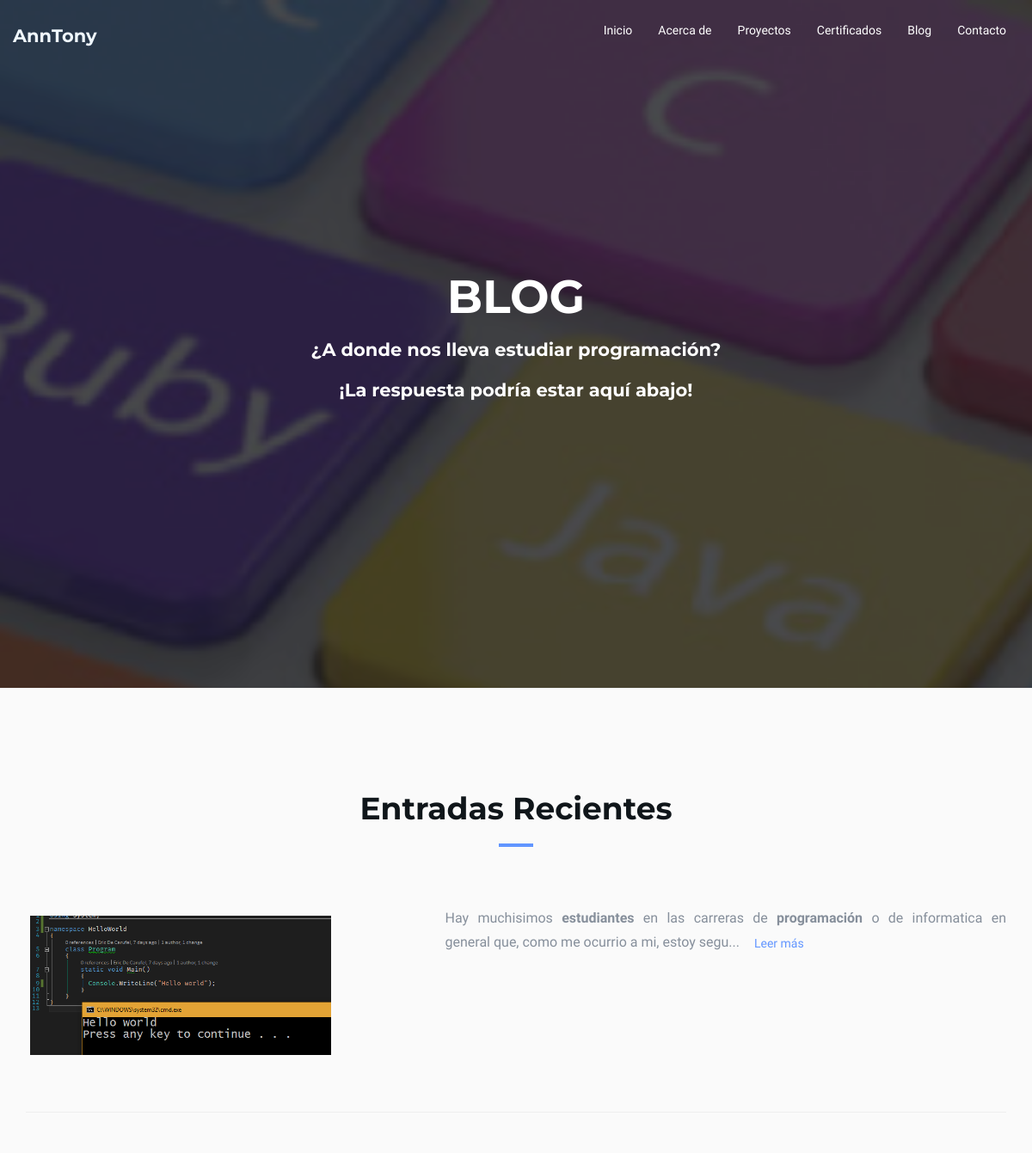
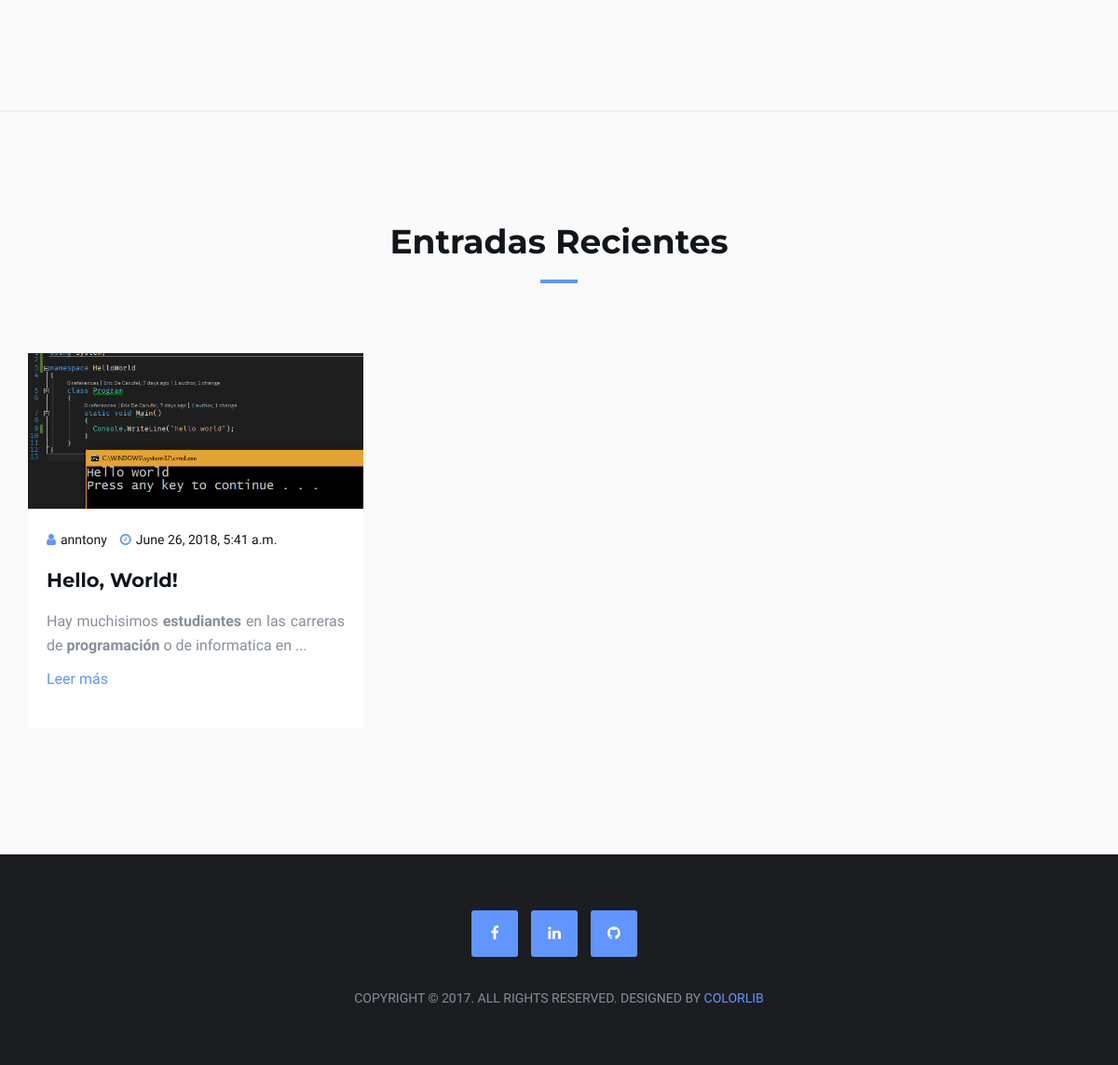
Screenshot of /blog/ with the database file from the repository (2 pictures, top to bottom).
### blog/models.py (models this page shows, shortened)
class Blog(models.Model):
    title = models.CharField(max_length=200, verbose_name='Titulo')
    subtitle = models.CharField(max_length=200, verbose_name='Subtítulo')
    content = RichTextField(verbose_name='Contenido')
    published = models.DateTimeField(verbose_name='Fecha de publicacion', default=now)
    image = models.ImageField(verbose_name='Imagen', upload_to='blog')
    author = models.ForeignKey(User, verbose_name='Autor', on_delete=models.SET_DEFAULT, default='Anonimo')
    categories = models.ManyToManyField(Category, verbose_name='Categorias', related_name='get_posts')
    created = models.DateTimeField(auto_now=True, verbose_name='Fecha de edicion')
    updated = models.DateTimeField(auto_now=True, verbose_name='Fecha de edicion')
    class Meta:
        verbose_name = 'Publicación'
        verbose_name_plural = "Publicaciones"
        ordering = ['-created']

### blog/views.py (the view)
# urls.py: path('', BlogListView.as_view(), name='blog-list'),
class BlogListView(ListView):
    model = Blog
    template_name = 'blog/blog-list.html'

### blog/context_processor.py (called while the page is built)
def posts(request):
    return {
        'posts': Blog.objects.order_by('-created')[:3]
    }

### blog/templates/blog/blog-list.html (shortened to what this page needs)
{% extends 'core/base.html' %}
{% block bg_image %}
{% load static %}
style="background-image: url('{% static 'core/img/blogl.jpg' %}');"
{% endblock %}
{% block page_title %}
Blog
{% endblock %}
{% block page_subtitle %}
¿A donde nos lleva estudiar programación?<br><br>
¡La respuesta podría estar aquí abajo!
{% endblock %}
{% block content %}
<div id="portfolio" class="section md-padding bg-grey">
		<div class="container">
				<div class="section-header text-center">
					<h2 class="title">Entradas recientes</h2>
				</div>
				{% for post in posts %}
			<div class="row">
				<div class="col-md-4 col-xs-6 work">
					<img class="img-responsive" src="{{post.image.url}}" alt="">
					<div class="work-content">
					</div>
				</div>
				<div class="col-sm-offset-1 col-md-7 text-justify">
					<p class="text-justify">
                        {{post.content|safe|slice:':200'}}...
                        <a class=" btn" href="{% url 'blog:blog' post.id post.title|slugify %}">Leer más</a>
					</p>
				</div>
			</div>
        {% endfor %}
        <br><hr><br>
		</div>
	</div>
{% endblock %}

### core/templates/core/base.html (shortened to what this page needs)
<!DOCTYPE html>
<html lang="en">
<head>
    {% load static %}
	<link type="text/css" rel="stylesheet" href="{% static 'core/css/bootstrap.min.css' %}" />
	<link type="text/css" rel="stylesheet" href="{% static 'core/css/owl.carousel.css' %}" />
	<link type="text/css" rel="stylesheet" href="{% static 'core/css/owl.theme.default.css' %}" />
	<link type="text/css" rel="stylesheet" href="{% static 'core/css/magnific-popup.css' %}" />
	<link rel="stylesheet" href="{% static 'core/css/font-awesome.min.css' %}">
	<link type="text/css" rel="stylesheet" href="{% static 'core/css/style.css' %}" />
</head>
<body>
	<header id="home">
		<div class="bg-img" {% block bg_image %}{% endblock %}">
			<div class="overlay"></div>
		</div>
		<nav id="nav" class="navbar nav-transparent">
			<div class="container">
				<div class="navbar-header">
					<div class="navbar-brand">
						<a href="index.html">
                            <a><br><h3 class="logo-alt" style="color: aliceblue">AnnTony</h3></a>
						</a>
					</div>
				</div>
				<ul class="main-nav nav navbar-nav navbar-right">
					<li><a href="{% url 'core:cover-page' %}">Inicio</a></li>
					<li><a href="{% url 'core:about-me' %}">Acerca de</a></li>
                    <li><a href="{% url 'projects:projects' %}">Proyectos</a></li>
					<li><a href="{% url 'courses:courses' %}">Certificados</a></li>
					<li ><a href="{% url 'blog:blog-list' %}">Blog</a></li>
					<li><a href="{% url 'core:contact' %}">Contacto</a></li>
				</ul>
			</div>
		</nav>
		<div class="home-wrapper">
			<div class="container">
				<div class="row">
					<div class="col-md-10 col-md-offset-1">
						<div class="home-content">
							<h1 class="white-text">{% block page_title %}{% endblock %}</h1>
                            <h3 class="white-text">{% block page_subtitle %}{% endblock %}</h3>
						</div>
					</div>
				</div>
			</div>
		</div>
	</header>
{% block content %}
{% endblock %}
	<div id="" class="section md-padding bg-grey">
		<div class="container">
			<div class="row">
				<div class="section-header text-center">
					<h2 class="title">Entradas recientes</h2>
				</div>
                {% for post in posts %}
				<div class="col-md-4">
					<div class="blog">
						<div class="blog-img">
							<img class="img-responsive" src="{{post.image.url}}" alt="">
						</div>
						<div class="blog-content">
							<ul class="blog-meta">
								<li><i class="fa fa-user"></i>{{post.author}}</li>
								<li><i class="fa fa-clock-o"></i>{{post.created}}</li>
							</ul>
							<h3>{{post.title}}</h3>
							<p class="text-center">{{post.content|safe|slice:':150'}}...</p>
                            <a href="{% url 'blog:blog' post.id post.title|slugify %}">Leer más</a>
						</div>
					</div>
				</div>
                {% empty %}
                No hay entradas nuevas :(
                {% endfor %}
			</div>
		</div>
	</div>
	<footer id="footer" class="sm-padding bg-dark">
		<div class="container">
			<div class="row">
				<div class="col-md-12">
					<ul class="footer-follow">
						<li><a href="https://www.facebook.com/antonio.facundoflores"><i class="fa fa-facebook"></i></a></li>
						<li><a href="https://www.linkedin.com/in/juan-antonio-facundo-flores-12a461133/"><i class="fa fa-linkedin"></i></a></li>
						<li><a href="https://github.com/AnnTony1794/"><i class="fa fa-github"></i></a></li>
					</ul>
					<div class="footer-copyright">
						<p>Copyright © 2017. All Rights Reserved. Designed by <a href="https://colorlib.com" target="_blank">Colorlib</a></p>
					</div>
				</div>
			</div>
		</div>
	</footer>
</body>
</html>

### core/static/core/css/style.css (style rules this page uses)
body { font-family: 'Varela Round', sans-serif; font-size: 16px; line-height: 1.6; overflow-x: hidden; color: #868F9B; }
h1, h2, h3, h4, h5, h6 { font-family: 'Montserrat', sans-serif; font-weight: 700; margin-top: 0px; margin-bottom: 20px; color: #10161A; }
h1 { font-size: 54px; }
h2 { font-size: 36px; }
h3 { font-size: 21px; }
a { color: #6195FF; text-decoration: none; -webkit-transition: 0.2s opacity; transition: 0.2s opacity; }
.white-text { color: #FFF; }
ul, ol { margin: 0; padding: 0; list-style: none }
.section { position: relative; }
.md-padding { padding-top: 120px; padding-bottom: 120px; }
.sm-padding { padding-top: 60px; padding-bottom: 60px; }
.bg-grey { background-color: #FAFAFA; border-top: 1px solid #EEE; border-bottom: 1px solid #EEE; }
.bg-dark { background-color: #1C1D21; }
.bg-img { position: absolute; left: 0; top: 0; right: 0; bottom: 0; z-index: -1; background-position: center; background-size: cover; background-attachment: fixed; }
.bg-img .overlay { position: absolute; left: 0; top: 0; right: 0; bottom: 0; opacity: .8; background: #1C1D21; }
.section-header { position: relative; margin-bottom: 60px; }
.section-header .title { text-transform: capitalize; }
.title:after { content:""; display:block; height:4px; width:40px; background-color: #6195FF; margin-top: 20px; }
.text-center .title:after { margin: 20px auto 0px; }
.navbar-brand { padding: 0; }
.navbar-brand .logo, .navbar-brand .logo-alt { max-height: 50px; display: block; }
#nav { padding: 10px 0px; background: #FFF; -webkit-transition: 0.2s padding; transition: 0.2s padding; z-index: 999; }
#nav.navbar { border: none; border-radius: 0; margin-bottom: 0px; }
#nav.nav-transparent { background: transparent; }
@media only screen and (min-width: 768px) { .main-nav li { padding: 0px 15px; } }
@media only screen and (min-width: 768px) { .main-nav li a { font-size: 14px; -webkit-transition: 0.2s color; transition: 0.2s color; } }
@media only screen and (min-width: 768px) { .main-nav>li>a { color: #10161A; padding: 15px 0px; } }
@media only screen and (min-width: 768px) { #nav.nav-transparent:not(.fixed-nav) .main-nav>li>a { color: #fff; } }
@media only screen and (min-width: 768px) { .main-nav>li>a:after { content: ""; display: block; background-color: #6195FF; height: 2px; width: 0%; -webkit-transition: 0.2s width; transition: 0.2s width; } }
header { position: relative; }
#home { height: 100vh; }
#home .home-wrapper { position: absolute; left: 0px; right: 0px; top: 50%; -webkit-transform: translateY(-50%); -ms-transform: translateY(-50%); transform: translateY(-50%); text-align: center; }
.home-content h1 { text-transform: uppercase; }
.work { position: relative; padding: 20px; }
.work>img { width: 100%; }
.work .work-content { position: absolute; left: 25px; right: 25px; top: 50%; text-align: center; -webkit-transform: translateY(-50%); -ms-transform: translateY(-50%); transform: translateY(-50%); }
.blog { background-color: #FFF; margin: 15px 0px; }
.blog .blog-content { padding: 20px 20px 40px; }
.blog .blog-meta { margin-bottom: 20px; }
.blog .blog-meta li { display: inline-block; font-size: 14px; color: #10161A; margin-right: 10px; }
.blog .blog-meta li i { color: #6195FF; margin-right: 5px; }
#footer { position: relative; }
.footer-follow { text-align: center; margin-bottom: 20px; }
.footer-follow li { display: inline-block; margin-right: 10px; margin-bottom: 13px; }
.footer-follow li a { display: inline-block; width: 50px; height: 50px; line-height: 50px; text-align: center; border-radius: 3px; background-color: #6195FF; color:#FFF; }
.footer-copyright p { text-align: center; font-size: 14px; text-transform: uppercase; margin: 0; }

### rows the page displays
Blog: image (picture), content "Hay muchisimos estudiantes en las carreras de programación o de informatica en general que, como me ocurrio a mi, estoy segu", author "anntony", created "June 26, 2018, 5:41 a.m.", title "Hello, World!", content "Hay muchisimos estudiantes en las carreras de programación o de informatica en"
